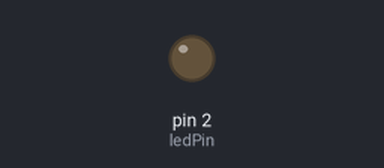
Simulated run of this sketch. Board: Arduino Uno, built with avr-gcc and run on an emulated ATmega328P. Parts: output pins drawn as LEDs (lit = HIGH).

Above: at 0.05 s.
At 0.65 s:
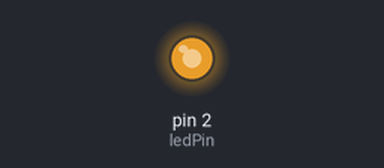
At 1.3 s:
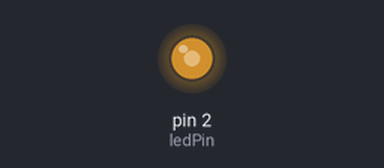
At 2.55 s:
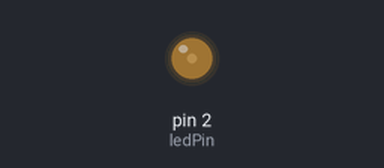
Timing chart, 0 to 7.0 s (numbered marks = the images above):
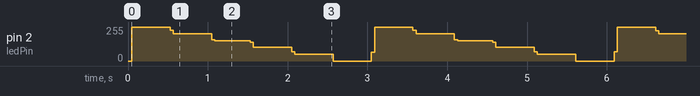

The sketch:

simulatePMW.ino
```cpp
const int ledPin = 2;

void setup() {
    pinMode(ledPin, OUTPUT);
}

void loop() {
    // simulate PMW
    for (int i=0; i<=5; i++) {
        for (int k=0; k<=100; k++) {
            digitalWrite(ledPin, HIGH);
            delay(5-i);
            digitalWrite(ledPin, LOW);
            delay(i);
        }
    }
}
```
